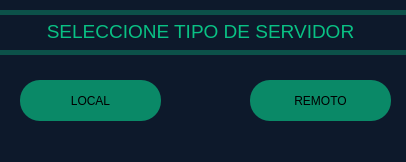
<?xml version="1.0" encoding="UTF-8"?>
<ui version="4.0">
 <class>MainWindow</class>
 <widget class="QMainWindow" name="MainWindow">
  <property name="geometry">
   <rect>
    <x>0</x>
    <y>0</y>
    <width>406</width>
    <height>162</height>
   </rect>
  </property>
  <property name="windowTitle">
   <string>MainWindow</string>
  </property>
  <property name="styleSheet">
   <string notr="true">background-color: rgb(13, 25, 43);</string>
  </property>
  <widget class="QWidget" name="centralwidget">
   <widget class="QWidget" name="verticalWidget_2" native="true">
    <property name="geometry">
     <rect>
      <x>-70</x>
      <y>10</y>
      <width>601</width>
      <height>5</height>
     </rect>
    </property>
    <property name="styleSheet">
     <string notr="true">background-color: rgb(12, 81, 73);</string>
    </property>
    <layout class="QVBoxLayout" name="verticalLayout_4"/>
   </widget>
   <widget class="QWidget" name="verticalWidget" native="true">
    <property name="geometry">
     <rect>
      <x>-60</x>
      <y>50</y>
      <width>601</width>
      <height>5</height>
     </rect>
    </property>
    <property name="styleSheet">
     <string notr="true">background-color: rgb(12, 81, 73);</string>
    </property>
    <layout class="QVBoxLayout" name="verticalLayout_3"/>
   </widget>
   <widget class="QLabel" name="label">
    <property name="geometry">
     <rect>
      <x>0</x>
      <y>20</y>
      <width>401</width>
      <height>21</height>
     </rect>
    </property>
    <property name="whatsThis">
     <string>&lt;html&gt;&lt;head/&gt;&lt;body&gt;&lt;p align=&quot;center&quot;&gt;SELECCIONE SERVIDOR&lt;/p&gt;&lt;/body&gt;&lt;/html&gt;</string>
    </property>
    <property name="styleSheet">
     <string notr="true">font: 75 30pt &quot;Bahnschrift Condensed&quot;;
</string>
    </property>
    <property name="text">
     <string>&lt;html&gt;&lt;head/&gt;&lt;body&gt;&lt;p align=&quot;center&quot;&gt;&lt;span style=&quot; font-size:14pt; color:#09c184;&quot;&gt;SELECCIONE TIPO DE SERVIDOR&lt;/span&gt;&lt;/p&gt;&lt;/body&gt;&lt;/html&gt;</string>
    </property>
   </widget>
   <widget class="QPushButton" name="btn_local">
    <property name="geometry">
     <rect>
      <x>20</x>
      <y>80</y>
      <width>141</width>
      <height>41</height>
     </rect>
    </property>
    <property name="toolTip">
     <string>&lt;!DOCTYPE HTML PUBLIC &quot;-//W3C//DTD HTML 4.0//EN&quot; &quot;http://www.w3.org/TR/REC-html40/strict.dtd&quot;&gt;
&lt;html&gt;&lt;head&gt;&lt;meta name=&quot;qrichtext&quot; content=&quot;1&quot; /&gt;&lt;style type=&quot;text/css&quot;&gt;
p, li { white-space: pre-wrap; }
&lt;/style&gt;&lt;/head&gt;&lt;body style=&quot; font-family:'MS Shell Dlg 2'; font-size:8pt; font-weight:400; font-style:normal;&quot;&gt;
&lt;p style=&quot; margin-top:0px; margin-bottom:0px; margin-left:0px; margin-right:0px; -qt-block-indent:0; text-indent:0px;&quot;&gt;&lt;img src=&quot;:/alert-triangle.svg&quot; /&gt;&lt;/p&gt;&lt;/body&gt;&lt;/html&gt;</string>
    </property>
    <property name="styleSheet">
     <string notr="true">border-radius:20px;
background-color: rgb(10, 137, 103);
font: 75 11pt &quot;Bahnschrift Condensed&quot;;</string>
    </property>
    <property name="text">
     <string>LOCAL</string>
    </property>
   </widget>
   <widget class="QPushButton" name="btn_remote">
    <property name="geometry">
     <rect>
      <x>250</x>
      <y>80</y>
      <width>141</width>
      <height>41</height>
     </rect>
    </property>
    <property name="styleSheet">
     <string notr="true">border-radius:20px;
background-color: rgb(10, 137, 103);
font: 75 11pt &quot;Bahnschrift Condensed&quot;;</string>
    </property>
    <property name="text">
     <string>REMOTO</string>
    </property>
   </widget>
  </widget>
  <widget class="QStatusBar" name="statusbar"/>
 </widget>
 <resources>
  <include location="../../nnn.qrc"/>
 </resources>
 <connections/>
</ui>
